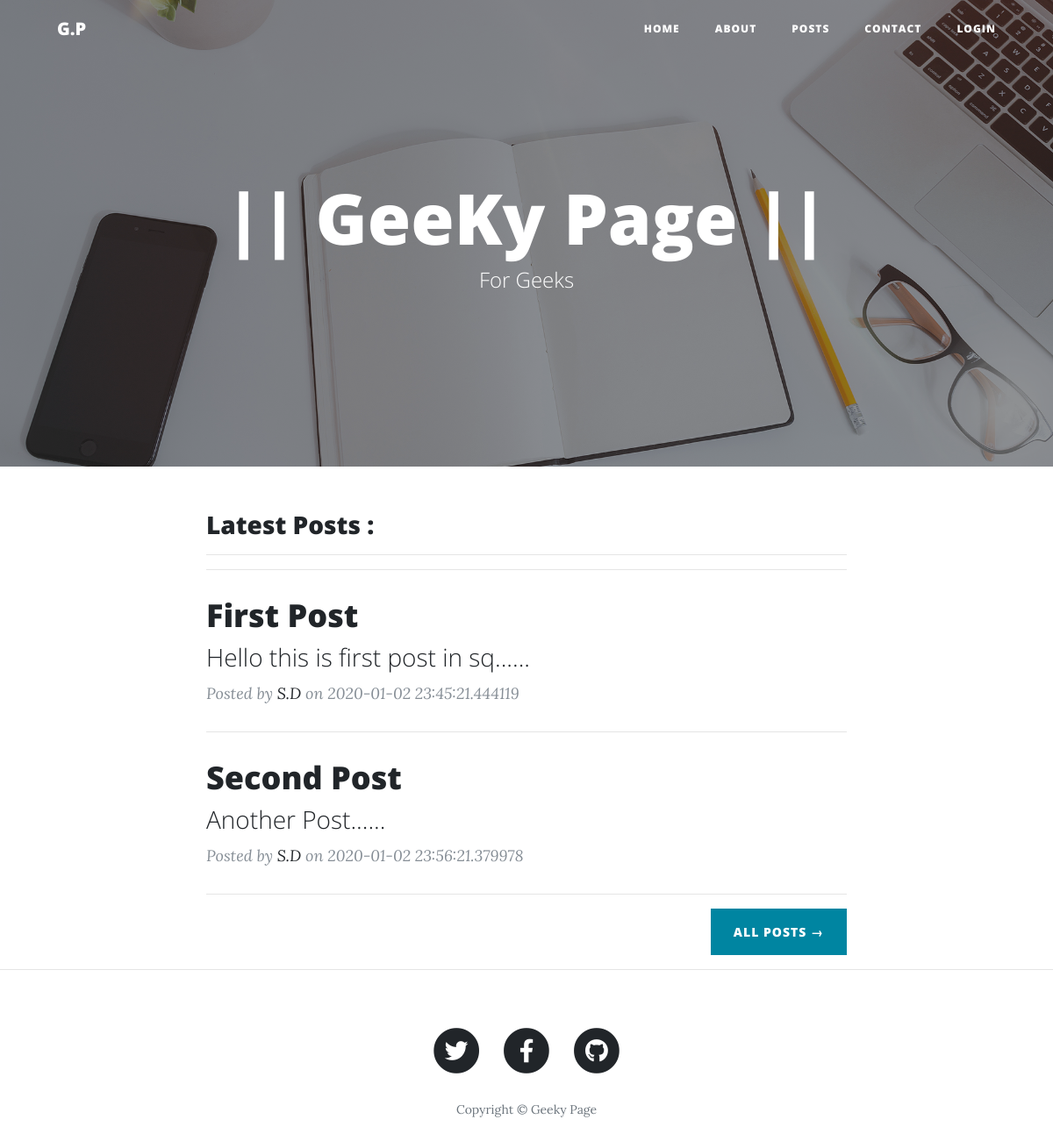
The page / on the database its author committed.
### App.py (models this page shows)
class Posts(db.Model):
    sl_no = db.Column(db.Integer, primary_key=True)
    title = db.Column(db.String(80), unique=False, nullable=False)
    body = db.Column(db.String(120), unique=False, nullable=False)
    wr_by = db.Column(db.String(120), unique=False, nullable=False)
    date = db.Column(db.String(120), unique=False, nullable=True)

### App.py (the view)
@app.route('/')
def home():
    logged="False"
    if('user' in session and session['user'] == params['admin_user']):
        logged= "True"
    datas= Posts.query.filter_by().all()[0:int(params["latest_posts_no"])]
    return render_template("index.html", datas=datas, params=params, logged=logged)

### templates/index.html
{% extends "layout.html" %} {% block body %}
<header class="masthead" style="background-image: url('     {{url_for('static', filename='img/home-bg.jpg')}}         ')">
    <div class="overlay"></div>
    <div class="container">
        <div class="row">
            <div class="col-lg-8 col-md-10 mx-auto">
                <div class="site-heading">
                    <h1>{{params['home_blog_name']}}</h1>
                    <span class="subheading">{{params['home_sub']}}</span>
                </div>
            </div>
        </div>
    </div>
</header>
<div class="container">
    <div class="row">
        <div class="col-lg-8 col-md-10 mx-auto">
            <h3>Latest Posts : </h3>
            <hr>
            <hr> {% for data in datas %}
            <div class="post-preview">
                <a href="/post/{{data.sl_no}}">
                    <h2 class="post-title">
                        {{data.title}}
                    </h2>
                    <h3 class="post-subtitle">
                        {{data.body[0:30]}}......
                    </h3>
                </a>
                <p class="post-meta">Posted by
                    <a href="#">{{data.wr_by}}</a> on {{data.date}}</p>
            </div>
            <hr> {% endfor %}
            <div class="clearfix">
                <a class="btn btn-primary float-right" href="/posts">All Posts &rarr;</a>
            </div>
        </div>
    </div>
</div>
{% endblock %}

### templates/layout.html (shortened to what this page needs)
<!DOCTYPE html>
<html lang="en">
<head>
    <meta name="author" content=""> {% set web_logo = 'img/' + params['website_logo'] %}
    <link href="{{url_for('static', filename = 'vendor/bootstrap/css/bootstrap.min.css')}}" rel="stylesheet">
    <link href="{{url_for('static', filename ='vendor/fontawesome-free/css/all.min.css')}}" rel="stylesheet" type="text/css">
    <link href="{{url_for('static', filename = 'css/clean-blog.min.css')}}" rel="stylesheet">
</head>
<body>
    <nav class="navbar navbar-expand-lg navbar-light fixed-top" id="mainNav">
        <div class="container">
            <a class="navbar-brand" href="/">{{params['left_logo']}}</a>
            <div class="collapse navbar-collapse" id="navbarResponsive">
                <ul class="navbar-nav ml-auto">
                    <li class="nav-item">
                        <a class="nav-link" href="/">Home</a>
                    </li>
                    <li class="nav-item">
                        <a class="nav-link" href="/about">About</a>
                    </li>
                    <li class="nav-item">
                        <a class="nav-link" href="/posts">Posts</a>
                    </li>
                    <li class="nav-item">
                        <a class="nav-link" href="/contact">Contact</a>
                    </li>
                    {% if logged == 'True' %}
                    <li class="nav-item">
                        <a class="nav-link" href="/dashboard">Dashboard</a>
                    </li>
                    <li class="nav-item">
                        <a class="nav-link" href="/logout">Logout</a>
                    </li>
                    {% else %}
                    <li class="nav-item">
                        <a class="nav-link" href="/login">Login</a>
                    </li>
                    {% endif %}
                </ul>
            </div>
        </div>
    </nav>
    {% block body %}{% endblock %}
    <hr>
    <footer>
        <div class="container">
            <div class="row">
                <div class="col-lg-8 col-md-10 mx-auto">
                    <ul class="list-inline text-center">
                        <li class="list-inline-item">
                            <a href="{{params['tw_link']}}">
                                <span class="fa-stack fa-lg">
                  <i class="fas fa-circle fa-stack-2x"></i>
                  <i class="fab fa-twitter fa-stack-1x fa-inverse"></i>
                </span>
                            </a>
                        </li>
                        <li class="list-inline-item">
                            <a href="{{params['fb_link']}}">
                                <span class="fa-stack fa-lg">
                  <i class="fas fa-circle fa-stack-2x"></i>
                  <i class="fab fa-facebook-f fa-stack-1x fa-inverse"></i>
                </span>
                            </a>
                        </li>
                        <li class="list-inline-item">
                            <a href="{{params['git_link']}}">
                                <span class="fa-stack fa-lg">
                  <i class="fas fa-circle fa-stack-2x"></i>
                  <i class="fab fa-github fa-stack-1x fa-inverse"></i>
                </span>
                            </a>
                        </li>
                    </ul>
                    <p class="copyright text-muted">Copyright &copy; {{params['blog_name']}}</p>
                </div>
            </div>
        </div>
    </footer>
</body>
</html>

### rows shown on the page
Posts: title "First Post", body "Hello this is first post in sq", wr_by "S.D", date "2020-01-02 23:45:21.444119"
Posts: title "Second Post", body "Another Post", wr_by "S.D", date "2020-01-02 23:56:21.379978"

### other values the page prints
{{ params['left_logo'] }} "G.P"
{{ params['home_blog_name'] }} "|| GeeKy Page ||"
{{ params['home_sub'] }} "For Geeks"
{{ params['blog_name'] }} "Geeky Page"
